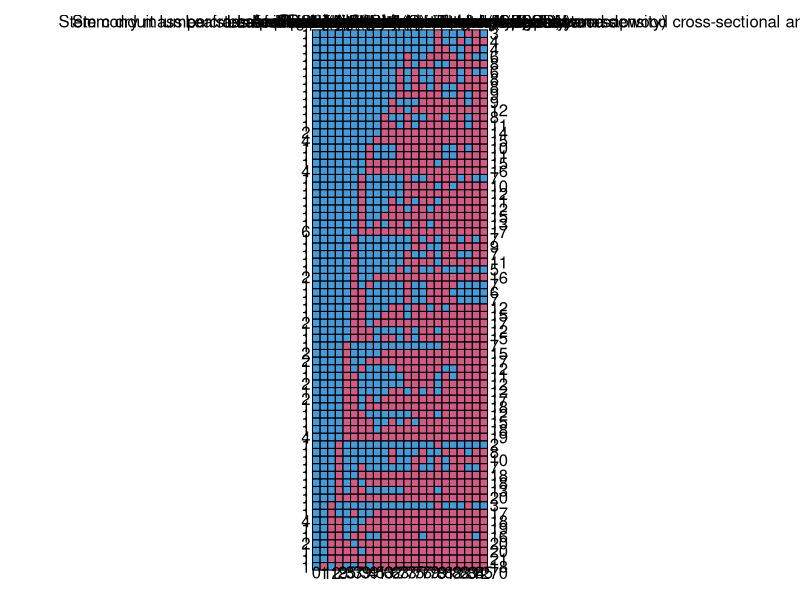
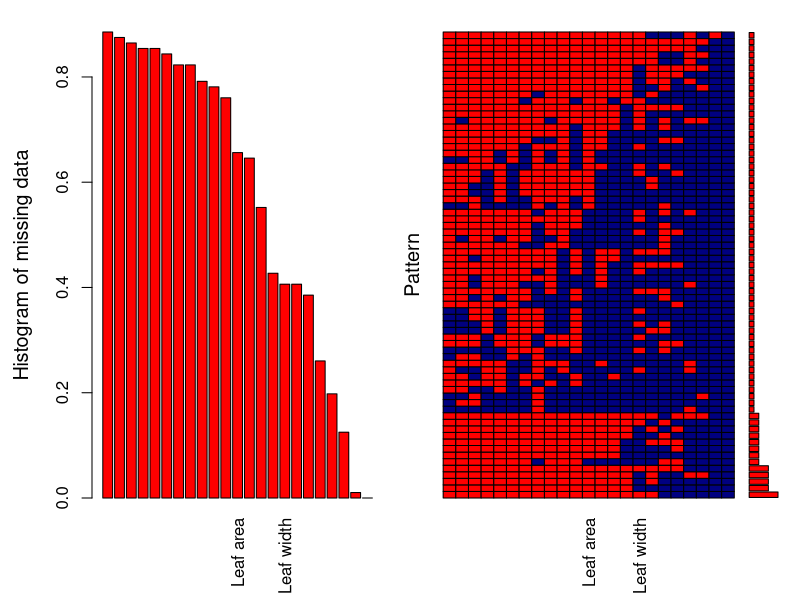
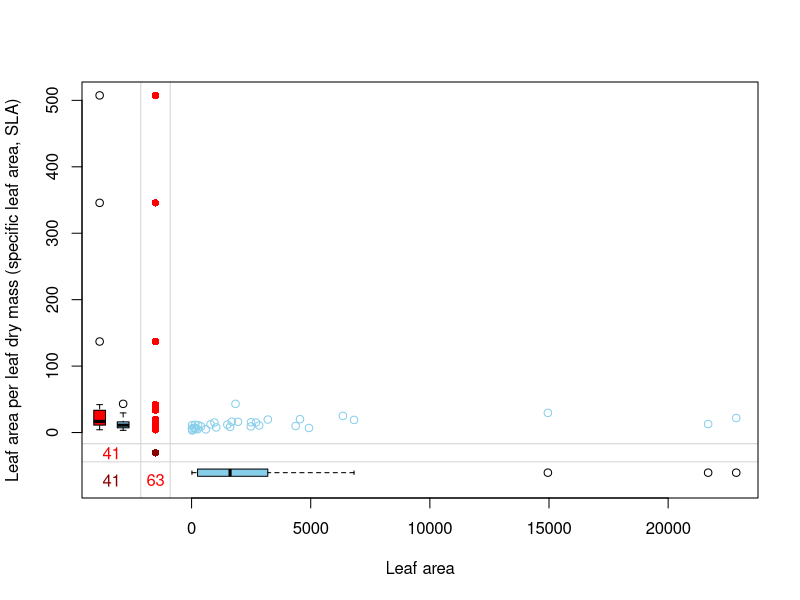

Generate these figures, in order, with R: (Note: this script raises an error after producing the figures.)
# Jay Jain
# June 16, 2017
# The structure of this script is taken heavily from the following source: https://www.r-bloggers.com/imputing-missing-data-with-r-mice-package/ 
# TODO: troubleshoot xyplot and density plot.
# multivariate imputation by chained equations  (MICE)

setwd("/home/jay/Desktop/nasabio/")

fia_traitmeans <- read.csv('try_fia_traitmeans.csv',head = TRUE, sep = ',', check.names = FALSE)
#fia_traitmeans <- fia_traitmeans[,c(15,17)]

pMiss <- function(x){sum(is.na(x))/length(x)*100}
apply(fia_traitmeans,2,pMiss)
apply(fia_traitmeans,1,pMiss)

library(mice)
md.pattern(fia_traitmeans)

library(VIM)
aggr_plot <- aggr(fia_traitmeans, col=c('navyblue','red'), numbers=TRUE, sortVars=TRUE, labels=names(fia_traitmeans), gap=3, ylab=c("Histogram of missing data","Pattern"))

marginplot(fia_traitmeans[c(2,3)])

# Note: I picked columns 15 and 17 because they had the least amount of missing values
tempData <- mice(fia_traitmeans,m=5,maxit=50,meth='pmm',seed=500)
summary(tempData)

# See what method was used on the traits
tempData$meth

# View the imputed values for the two traits 
#tempData$imp$`Plant tolerance to shade`
#tempData$imp$`Seed dry mass`

xyplot(tempData)

#xyplot(tempData,`Plant tolerance to shade` ~ `Seed dry mass`,pch=18,cex=1)

densityplot(tempData)

stripplot(tempData, pch = 20, cex = 1.2)


# Pooling

# modelFit1 <- with(tempData,lm(Temp~ Ozone+Solar.R+Wind))
# summary(pool(modelFit1))

# tempData2 <- mice(data,m=50,seed=245435)
# modelFit2 <- with(tempData2,lm(Temp~ Ozone+Solar.R+Wind))
# summary(pool(modelFit2))
